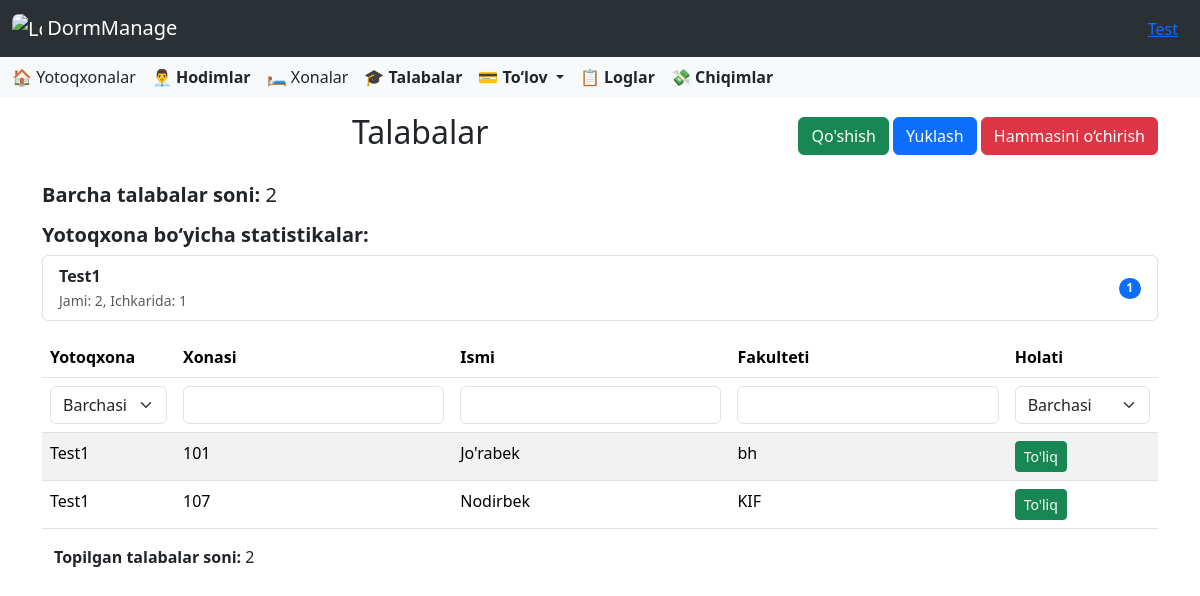
The page /students/ (signed in) on the database as committed earlier.
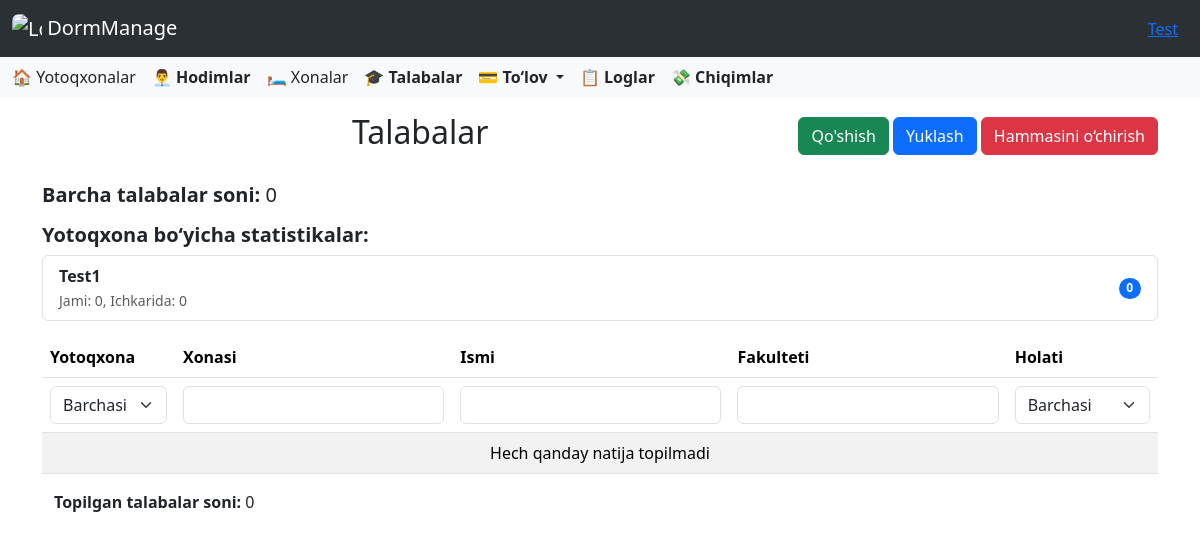
The same page on the database as committed later.
### accounts/models.py (models this page shows, shortened)
class CustomUser(AbstractUser):
    ROLE_CHOICES = [
        ('director', 'Direktor'),
        ('employee', 'Xodim'),
    ]
    role = models.CharField(
        max_length=10,
        choices=ROLE_CHOICES,
        default='other',
        verbose_name='Lavozim'
    )
    work_start = models.TimeField(
        verbose_name='Ish boshlanish vaqti',
        null=True,
        blank=True
    )
    work_end = models.TimeField(
        verbose_name='Ish tugash vaqti',
        null=True,
        blank=True
    )
    phone_number = models.CharField(
        max_length=20,
        blank=True,
        verbose_name='Telefon raqami'
    )
    hire_date = models.CharField(
        max_length=10,
        null=True,
        blank=True,
        verbose_name='Ishga qabul qilingan sana'
    )
    photo = models.ImageField(
        upload_to=staff_photo_upload_path,
        blank=False,
        null=False,
        verbose_name='Hodim surati'
    )
    salary = models.PositiveIntegerField(
        verbose_name='Maosh',
        null=True,
        blank=True,
        help_text="Hodimning maoshi (so'mda)"
    )
    is_in_dormitory = models.BooleanField(default=False)

### dormitory/models.py (models this page shows, shortened)
class Dormitory(models.Model):
    director = models.ForeignKey(Director, on_delete=models.CASCADE, related_name='dormitories')
    name = models.CharField(max_length=300, blank=False)
    address = models.CharField(max_length=300, blank=False)
    monthly_payment = models.PositiveIntegerField(default=0, verbose_name="Oylik to‘lov miqdori (so'm)")
    default_monthly_payment = models.PositiveIntegerField(
        default=1,
        help_text="Shartnomaga asosan boshlang‘ich oylik to‘lov (so‘mda)"
    )
    last_update_time = models.DateTimeField(blank=True, null=True)

class Room(models.Model):
    dormitory = models.ForeignKey(Dormitory, on_delete=models.CASCADE, related_name='rooms')
    number = models.CharField(max_length=5)
    size = models.PositiveSmallIntegerField()

### student/models.py (models this page shows, shortened)
class Student(models.Model):
    dormitory = models.ForeignKey(Dormitory, models.CASCADE, related_name='students')
    first_name = models.CharField(max_length=50)
    last_name = models.CharField(max_length=50)
    faculty = models.CharField(max_length=100)
    room = models.ForeignKey(Room, on_delete=models.SET_NULL, null=True, blank=True, related_name='students')
    phone_number = models.CharField(max_length=20)
    is_in_dormitory = models.BooleanField(default=True)
    parent_full_name = models.CharField(max_length=100)
    parent_login = models.CharField(max_length=150, unique=True, editable=False)
    parent_password = models.CharField(max_length=20, editable=True)
    image = models.ImageField(upload_to=student_image_upload_to, null=True, blank=True)
    contract_number = models.CharField(max_length=50, null=True, blank=True)
    contract_date = models.DateField(null=True, blank=True)
    arrival_time = models.DateField(null=True, blank=True)
    checkout_time = models.DateField(null=True, blank=True)
    total_payment = models.PositiveIntegerField(null=True, blank=True, default=0)
    blocked = models.BooleanField(default=False)

### student/views.py (the view, shortened to what this page needs)
# urls.py: path('', StudentListView.as_view(), name='students'),
class StudentListView(ListView):
    model = Student
    template_name = 'student/home.html'
    context_object_name = 'object_list'
    paginate_by = 20
    def get_queryset(self):
        queryset = super().get_queryset()
        user = self.request.user
        if hasattr(user, 'director'):
            queryset = queryset.filter(dormitory__director=user.director)
        else:
            queryset = queryset.filter(dormitory__employees__user=user)
        status = self.request.GET.get('status', '')
        if status == 'in_dormitory':
            queryset = queryset.filter(is_in_dormitory=True)
        elif status == 'out_dormitory':
            queryset = queryset.filter(is_in_dormitory=False)
        dormitory = self.request.GET.get('dormitory', '')
        room = self.request.GET.get('room', '')
        first_name = self.request.GET.get('first_name', '')
        faculty = self.request.GET.get('faculty', '')
        if dormitory:
            queryset = queryset.filter(dormitory__name__icontains=dormitory)
        if room:
            queryset = queryset.filter(room__icontains=room)
        if first_name:
            queryset = queryset.filter(first_name__icontains=first_name)
        if faculty:
            queryset = queryset.filter(faculty__icontains=faculty)
        return queryset.order_by('dormitory__name', 'room', 'last_name', 'first_name')
    def get(self, request, *args, **kwargs):
        return super().get(request, *args, **kwargs)
    def get_context_data(self, **kwargs):
        context = super().get_context_data(**kwargs)
        context["total_count"] = self.get_queryset().count()
        context["device_errors"] = self.request.session.pop("device_errors", None)
        user = self.request.user
        if hasattr(user, 'director'):
            dormitories = Dormitory.objects.filter(director=user.director)
        else:
            dormitories = Dormitory.objects.filter(employees__user=user).distinct()
        dormitory_stats = dormitories.annotate(
            total=Count('students'),
            in_dorm=Count('students', filter=Q(students__is_in_dormitory=True))
        )
        context['dormitory_stats'] = dormitory_stats
        context['all_student_count'] = Student.objects.count() if hasattr(user, 'director') else Student.objects.filter(
            dormitory__in=dormitories).count()
        context['dormitories'] = dormitories
        return context
    def render_to_response(self, context, **response_kwargs):
        if self.request.GET.get('export') == 'excel':
            return self.export_to_excel(context['object_list'])
        return super().render_to_response(context, **response_kwargs)

### templates/student/home.html (shortened to what this page needs)
{% extends "base.html" %}
{% load static %}
{% block content %}
<div class="container mt-3">
    <div class="d-flex justify-content-between align-items-center mb-3">
        <h2 class="text-center flex-grow-1">Talabalar</h2>
        <div>
            <a href="{% url 'student_add' %}" class="btn btn-success">Qo'shish</a>
            <button id="export-btn" class="btn btn-primary">Yuklash</button>
            <form action="{% url 'students_delete_all' %}" method="post" style="display:inline;">
                <button type="submit" class="btn btn-danger" onclick="return confirm('Haqiqatan ham barcha talabalarni o‘chirmoqchimisiz?')">
                    Hammasini o‘chirish
                </button>
            </form>
        </div>
    </div>
</div>
<div class="container mt-4">
    <h5><strong>Barcha talabalar soni: </strong>{{ all_student_count }}</h5>
    <h5 class="mt-3"><strong>Yotoqxona bo‘yicha statistikalar:</strong></h5>
    <ul class="list-group mb-3">
        {% for stat in dormitory_stats %}
        <li class="list-group-item d-flex justify-content-between align-items-center">
            <div>
                <strong>{{ stat.name }}</strong><br>
                <small class="text-muted">Jami: {{ stat.total }}, Ichkarida: {{ stat.in_dorm }}</small>
            </div>
            <span class="badge bg-primary rounded-pill">{{ stat.in_dorm }}</span>
        </li>
        {% empty %}
        <li class="list-group-item">Yotoqxonalar topilmadi.</li>
        {% endfor %}
    </ul>
</div>
<div class="container mt-3">
    <form id="search-form" method="get">
        <div class="table-responsive">
            <table class="table table-striped">
                <thead>
    <tr>
        {% if request.user.director %}
        <th>Yotoqxona</th>
        {% endif %}
        <th>Xonasi</th>
        <th>Ismi</th>
        <th>Fakulteti</th>
        <th>Holati</th>
    </tr>
<tr>
    {% if request.user.director %}
    <td>
        <select name="dormitory" class="form-select search-select" onchange="this.form.submit()">
            <option value="">Barchasi</option>
        </select>
    </td>
    {% endif %}
        <td><input type="text" name="room" class="form-control search-input" placeholder="" value="{{ request.GET.room }}"></td>
        <td><input type="text" name="first_name" class="form-control search-input" placeholder="" value="{{ request.GET.first_name }}"></td>
        <td><input type="text" name="faculty" class="form-control search-input" placeholder="" value="{{ request.GET.faculty }}"></td>
        <td>
            <select name="status" class="form-select search-select" onchange="this.form.submit()">
                <option value="">Barchasi</option>
            </select>
        </td>
    </tr>
</thead>
<tbody>
    {% for student in object_list %}
    <tr>
        {% if request.user.director %}
        <td>{{ student.dormitory.name }}</td>
        {% endif %}
        <td>{{ student.room.number }}</td>
        <td>{{ student.first_name }}</td>
        <td>{{ student.faculty }}</td>
        <td>
            <a href="{% url 'student_detail' student.id %}" class="btn btn-sm btn-success">To'liq</a>
        </td>
    </tr>
    {% empty %}
    <tr>
        <td colspan="5" class="text-center">Hech qanday natija topilmadi</td>
    </tr>
    {% endfor %}
</tbody>
            </table>
            <div class="container mt-2 mb-2">
                <p><strong>Topilgan talabalar soni:</strong> <span id="total-count">{{ total_count }}</span></p>
            </div>
        </div>
    </form>
</div>
{% endblock %}

### templates/base.html (shortened to what this page needs)
<!DOCTYPE html>
<html lang="en">
<head>
    <link href="https://cdn.jsdelivr.net/npm/bootstrap@5.3.5/dist/css/bootstrap.min.css" rel="stylesheet">
    <link rel="stylesheet" href="https://cdnjs.cloudflare.com/ajax/libs/font-awesome/6.0.0/css/all.min.css">
    <link rel="stylesheet" href="https://cdn.jsdelivr.net/npm/bootstrap-icons@1.10.5/font/bootstrap-icons.css">
    <link href="https://cdn.jsdelivr.net/npm/select2@4.1.0-rc.0/dist/css/select2.min.css" rel="stylesheet" />
</head>
<body>
<nav class="navbar bg-body-tertiary" data-bs-theme="dark">
  <div class="container-fluid">
    <a class="navbar-brand" href="{% url 'dashboard' %}">
      <img src="/media/images/icon.png" alt="Logo" style="width:30px; height:30px; border-radius:7px" class="d-inline-block align-text-top">
      DormManage
    </a>
    <div class="ms-auto" style="margin: 0 10px;">
      <a href="#" class="text-primary text-decoration-underline" data-bs-toggle="modal" data-bs-target="#userInfoModal">
        {{ user.first_name }}
      </a>
    </div>
  </div>
</nav>
<nav class="navbar bg-body-tertiary">
  <div class="container-fluid">
    <div class="d-none d-lg-flex gap-3 align-items-center">
  {% if user.role == 'director' %}
  <a class="nav-link" href="{% url 'dormitories' %}">🏠 Yotoqxonalar</a>
  <a class="nav-link" href="{% url 'employees' %}"><strong>👨‍💼 Hodimlar</strong></a>
  {% endif %}
  <a class="nav-link" href="{% url 'rooms' %}">🛏️ Xonalar</a>
  <a class="nav-link" href="{% url 'students' %}"><strong>🎓 Talabalar</strong></a>
  <div class="nav-item dropdown">
    <a class="nav-link dropdown-toggle" href="#" role="button" data-bs-toggle="dropdown" aria-expanded="false">
      <strong>💳 To‘lov</strong>
    </a>
  </div>
  <a class="nav-link" href="{% url 'logs' %}"><strong>📋 Loglar</strong></a>
  <a class="nav-link" href="{% url 'expense_list' %}"><strong>💸 Chiqimlar</strong></a>
</div>
  </div>
</nav>
{% block content %}
{% endblock %}
</body>
</html>

Rows that differ between the two databases and show on the page:
removed Student: dormitory.name "Test1", room.number "101", first_name "Jo'rabek", faculty "bh"
removed Student: dormitory.name "Test1", room.number "107", first_name "Nodirbek", faculty "KIF"
changed Dormitory "Test1": total "2" → "0"; in_dorm "1" → "0"
Other text that changed with them:
{{ all_student_count }}: "2" → "0"
{{ total_count }}: "2" → "0"
text now shown: "Hech qanday natija topilmadi"
